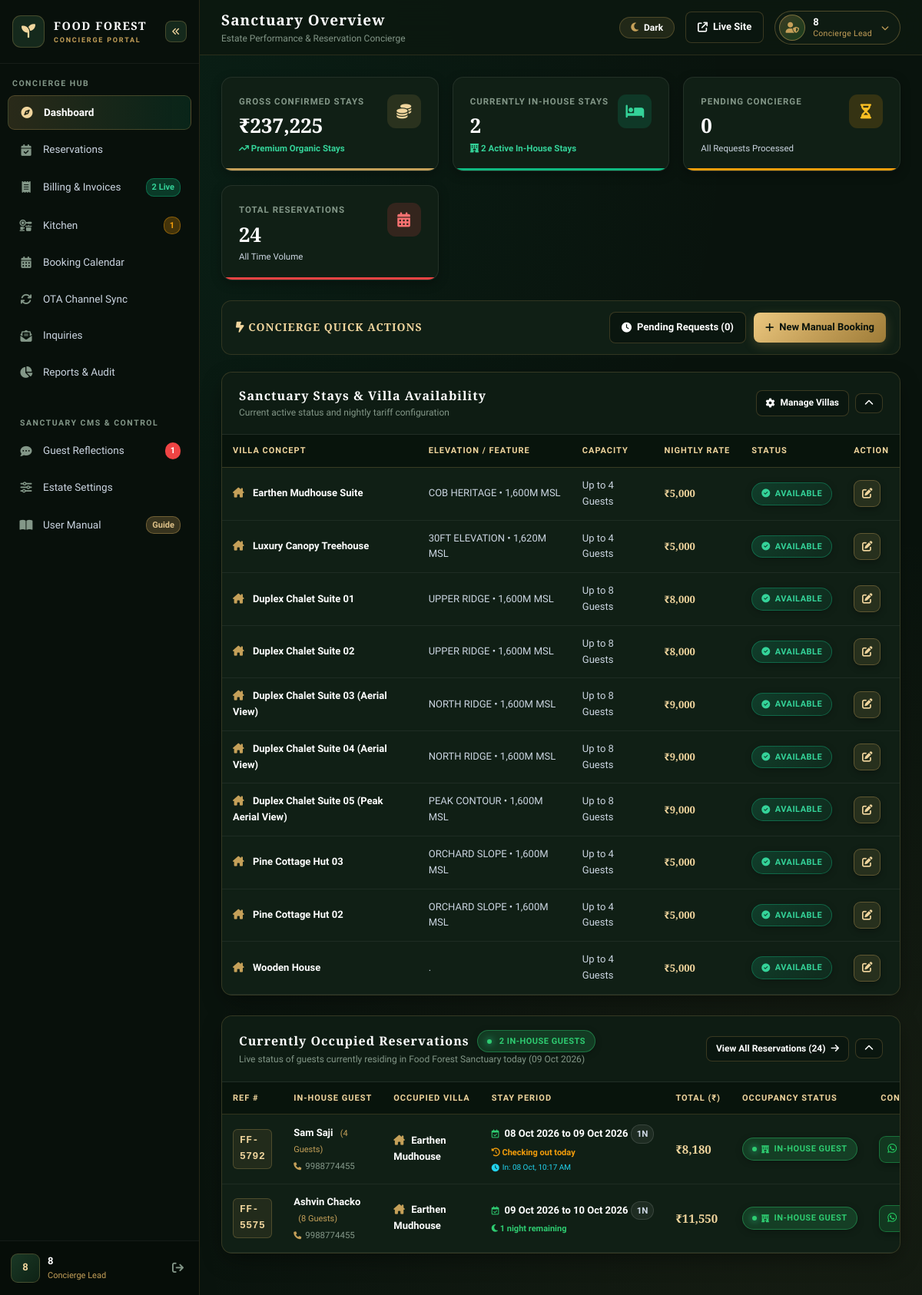
Page /admin/index.php (signed in) on the committed database.
### tables this page shows
CREATE TABLE `rooms` (
  `id` int(11) NOT NULL AUTO_INCREMENT,
  `slug` varchar(100) NOT NULL,
  `stay_type` varchar(50) DEFAULT 'treehouse',
  `structure_type` varchar(50) DEFAULT 'single_hut',
  `title` varchar(150) NOT NULL,
  `rate_per_night` decimal(10,2) NOT NULL,
  `single_room_rate` decimal(10,2) DEFAULT NULL,
  `extra_guest_rate` decimal(10,2) DEFAULT 1500.00,
  `extra_child_rate` decimal(10,2) DEFAULT 800.00,
  `elevation` varchar(100) DEFAULT NULL,
  `min_guests` int(11) DEFAULT 2,
  `base_guests` int(11) DEFAULT 2,
  `max_guests` int(11) DEFAULT 2,
  `description` text DEFAULT NULL,
  `amenities` text DEFAULT NULL,
  `inventory_checklist` text DEFAULT NULL,
  `image_url` varchar(255) DEFAULT NULL,
  `photos` longtext DEFAULT NULL,
  `photos_left` text DEFAULT NULL,
  `photos_right` text DEFAULT NULL,
  `interior_360_url` varchar(255) DEFAULT NULL,
  `tour_stages_json` longtext DEFAULT NULL,
  `is_available` tinyint(1) DEFAULT 1,
  `availability_status` varchar(50) DEFAULT 'available',
  `created_at` timestamp NOT NULL DEFAULT current_timestamp(),
  PRIMARY KEY (`id`),
  UNIQUE KEY `slug` (`slug`)
);

CREATE TABLE `bookings` (
  `id` int(11) NOT NULL AUTO_INCREMENT,
  `user_id` int(11) DEFAULT NULL,
  `is_guest` tinyint(1) DEFAULT 1,
  `guest_access_token` varchar(100) DEFAULT NULL,
  `expires_at` datetime DEFAULT NULL,
  `reference_code` varchar(100) NOT NULL,
  `villa_type` varchar(255) NOT NULL,
  `duplex_unit` varchar(20) DEFAULT 'full',
  `booking_source` varchar(50) DEFAULT 'direct_website',
  `billing_type` varchar(20) DEFAULT 'estimate',
  `gst_number` varchar(50) DEFAULT NULL,
  `billing_name` varchar(150) DEFAULT NULL,
  `billing_address` text DEFAULT NULL,
  `gst_percentage` decimal(5,2) DEFAULT 0.00,
  `gst_amount` decimal(10,2) DEFAULT 0.00,
  `external_uid` varchar(255) DEFAULT NULL,
  `sync_hash` varchar(64) DEFAULT NULL,
  `guest_name` varchar(150) NOT NULL,
  `guest_phone` varchar(50) NOT NULL,
  `guest_email` varchar(150) DEFAULT NULL,
  `id_proof_type` varchar(100) DEFAULT NULL,
  `id_proof_number` varchar(100) DEFAULT NULL,
  `id_proof_file` varchar(255) DEFAULT NULL,
  `city_state` varchar(255) DEFAULT NULL,
  `country` varchar(100) DEFAULT 'India',
  `adults_count` int(11) DEFAULT 2,
  `kids_count` int(11) DEFAULT 0,
  `extra_adults` int(11) DEFAULT 0,
  `extra_kids` int(11) DEFAULT 0,
  `guests_count` int(11) DEFAULT 2,
  `checkin_date` date NOT NULL,
  `checkout_date` date NOT NULL,
  `checked_in_at` datetime DEFAULT NULL,
  `checked_out_at` datetime DEFAULT NULL,
  `nights` int(11) DEFAULT 1,
  `addons` text DEFAULT NULL,
  `activities_json` longtext DEFAULT NULL,
  `billing_items_json` longtext DEFAULT NULL,
  `food_items` longtext DEFAULT NULL,
  `food_amount` decimal(10,2) DEFAULT 0.00,
  `food_status` varchar(50) DEFAULT 'none',
  `room_amount` decimal(10,2) DEFAULT 0.00,
  `special_notes` text DEFAULT NULL,
  `billing_notes` text DEFAULT NULL,
  `total_amount` decimal(10,2) NOT NULL,
  `advance_paid` decimal(10,2) DEFAULT 0.00,
  `discount_amount` decimal(10,2) DEFAULT 0.00,
  `tax_amount` decimal(10,2) DEFAULT 0.00,
  `extra_charges` decimal(10,2) DEFAULT 0.00,
  `payment_method` varchar(50) DEFAULT 'unspecified',
  `payment_status` varchar(50) DEFAULT 'unpaid',
  `status` varchar(50) DEFAULT 'pending',
  `created_at` timestamp NOT NULL DEFAULT current_timestamp(),
  PRIMARY KEY (`id`),
  UNIQUE KEY `reference_code` (`reference_code`)
);

### admin/index.php (the view, shortened to what the rows shown need)
<?php
require_once __DIR__ . '/includes/header.php';
$pdo = get_db();
$today = date('Y-m-d');
$occupied_stmt = $pdo->query("
    SELECT * FROM bookings
    WHERE checkin_date <= CURDATE()
      AND checkout_date >= CURDATE()
      AND status NOT IN ('cancelled', 'rejected')
    ORDER BY checkin_date ASC, id ASC
");
$occupied_bookings = $occupied_stmt->fetchAll();
$villas = $pdo->query("SELECT * FROM rooms ORDER BY id ASC")->fetchAll();
?>
<div class="adm-table-card">
    <div class="adm-table-header">
        <div>
            <h2 class="adm-table-title">Sanctuary Stays & Villa Availability</h2>
        </div>
    </div>
    <div id="villas-table-wrap" class="adm-table-responsive">
        <table class="adm-data-table">
            <thead>
                <tr>
                    <th>Villa Concept</th>
                    <th>Elevation / Feature</th>
                    <th>Capacity</th>
                    <th>Nightly Rate</th>
                    <th>Status</th>
                    <th>Action</th>
                </tr>
            </thead>
            <tbody>
                <?php foreach ($villas as $villa): ?>
                    <tr>
                        <td style="font-weight: 600; color: var(--adm-text-primary);">
                            <i class="fa-solid <?php echo $villa['slug'] === 'treehouse' ? 'fa-tree' : 'fa-house-chimney'; ?>" style="color: var(--adm-gold); margin-right: 8px;"></i>
                            <?php echo e($villa['title']); ?>
                        </td>
                        <td><?php echo e($villa['elevation']); ?></td>
                        <td>Up to <?php echo e($villa['max_guests']); ?> Guests</td>
                        <td style="font-family: var(--adm-font-title); font-weight: 700; color: var(--adm-gold-light);">
                            ₹<?php echo number_format($villa['rate_per_night'], 0, '.', ','); ?>
                        </td>
                        <td>
                            <?php
                            $v_st = $villa['availability_status'] ?? (!empty($villa['is_available']) ? 'available' : 'maintenance');
                            if ($v_st === 'closed_renovation'): ?>
                                <span class="adm-badge" style="background: rgba(245, 158, 11, 0.2); color: #FBBF24; border: 1px solid rgba(245, 158, 11, 0.45);"><i class="fa-solid fa-person-digging"></i> Renovation</span>
                            <?php elseif ($v_st === 'opening_soon'): ?>
                                <span class="adm-badge" style="background: rgba(56, 189, 248, 0.2); color: #38BDF8; border: 1px solid rgba(56, 189, 248, 0.45);"><i class="fa-solid fa-sparkles"></i> Opening Soon</span>
                            <?php elseif ($v_st === 'available'): ?>
                                <span class="adm-badge confirmed"><i class="fa-solid fa-circle-check"></i> Available</span>
                            <?php else: ?>
                                <span class="adm-badge cancelled"><i class="fa-solid fa-wrench"></i> Offline</span>
                            <?php endif; ?>
                        </td>
                        <td>
                            <a href="rooms.php" class="adm-btn-icon" title="Edit Villa & Availability Status">
                                <i class="fa-solid fa-pen-to-square"></i>
                            </a>
                        </td>
                    </tr>
                <?php endforeach; ?>
            </tbody>
        </table>
    </div>
</div>
<div class="adm-table-card">
    <div class="adm-table-header">
        <div>
            <div style="display: flex; align-items: center; gap: 10px;">
                <h2 class="adm-table-title">Currently Occupied Reservations</h2>
            </div>
        </div>
    </div>
    <div id="occupied-table-wrap" class="adm-table-responsive">
        <table class="adm-data-table">
            <thead>
                <tr>
                    <th style="width: 85px;">Ref #</th>
                    <th>In-House Guest</th>
                    <th>Occupied Villa</th>
                    <th>Stay Period</th>
                    <th style="width: 105px;">Total (₹)</th>
                    <th class="adm-col-status">Occupancy Status</th>
                    <th class="adm-col-actions">Concierge Action</th>
                </tr>
            </thead>
            <tbody>
                <?php if (empty($occupied_bookings)): ?>
                    <tr>
                        <td colspan="7" style="text-align: center; padding: 45px 20px; color: var(--adm-text-muted);">
                            <div style="width: 52px; height: 52px; border-radius: 50%; background: rgba(197, 160, 89, 0.1); border: 1px solid rgba(197, 160, 89, 0.25); display: flex; align-items: center; justify-content: center; margin: 0 auto 12px; font-size: 20px; color: var(--adm-gold);">
                                <i class="fa-solid fa-hotel"></i>
                            </div>
                            <h4 style="font-family: var(--adm-font-title); font-size: 14.5px; color: #FFFFFF; margin: 0 0 4px;">No Guests Currently In-House Today</h4>
                            <p style="font-size: 12px; color: var(--adm-text-secondary); max-width: 440px; margin: 0 auto 14px;">
                                All villas are currently vacant or awaiting upcoming reservation arrivals for today (<?php echo date('d M Y'); ?>).
                            </p>
                            <a href="bookings.php" class="adm-btn-action gold" style="display: inline-flex; align-items: center; gap: 8px; padding: 7px 16px; font-size: 11.5px;">
                                <i class="fa-solid fa-calendar-days"></i>
                                <span>Browse All Upcoming Reservations</span>
                            </a>
                        </td>
                    </tr>
                <?php else: ?>
                    <?php foreach ($occupied_bookings as $b):
                        $villa_title = ($b['villa_type'] === 'treehouse') ? 'Canopy Treehouse' : 'Earthen Mudhouse';
                        $checkout_ts = strtotime($b['checkout_date']);
                        $today_ts = strtotime($today);
                        $days_left = (int) round(($checkout_ts - $today_ts) / 86400);
                        if ($days_left <= 0) {
                            $stay_hint = '<span style="color: #F59E0B; font-weight: 700;"><i class="fa-solid fa-clock-rotate-left"></i> Checking out today</span>';
                        } elseif ($days_left === 1) {
                            $stay_hint = '<span style="color: #2ECC71; font-weight: 600;"><i class="fa-solid fa-moon"></i> 1 night remaining</span>';
                        } else {
                            $stay_hint = '<span style="color: #2ECC71; font-weight: 600;"><i class="fa-solid fa-moon"></i> ' . $days_left . ' nights remaining</span>';
                        }
                    ?>
                        <tr data-status="occupied">
                            <td>
                                <span class="adm-ref-badge" title="Reservation Reference #">
                                    <?php echo e($b['reference_code']); ?>
                                </span>
                            </td>
                            <td>
                                <div style="font-weight: 700; color: var(--adm-text-primary); margin-bottom: 2px;">
                                    <?php echo e($b['guest_name']); ?>
                                    <span style="font-size: 11px; font-weight: 500; color: var(--adm-gold); margin-left: 6px;">(<?php echo (int)($b['guests_count'] ?? 2); ?> Guests)</span>
                                </div>
                                <div style="font-size: 11.5px; color: var(--adm-text-muted); display: flex; align-items: center; gap: 5px;">
                                    <i class="fa-solid fa-phone" style="font-size: 10px; color: var(--adm-gold);"></i>
                                    <a href="tel:<?php echo e($b['guest_phone']); ?>" style="color: inherit;" title="Call In-House Guest"><?php echo e($b['guest_phone']); ?></a>
                                </div>
                            </td>
                            <td>
                                <span style="font-size: 13px; font-weight: 600; color: #FFFFFF;">
                                    <i class="fa-solid <?php echo $b['villa_type'] === 'treehouse' ? 'fa-tree' : 'fa-house-chimney'; ?>" style="color: var(--adm-gold); margin-right: 5px;"></i>
                                    <?php echo e($villa_title); ?>
                                </span>
                            </td>
                            <td style="white-space: nowrap;">
                                <div style="font-size: 13px; font-weight: 600; color: var(--adm-text-primary);">
                                    <i class="fa-regular fa-calendar-check" style="font-size: 11px; color: #2ecc71; margin-right: 4px;"></i>
                                    <?php echo date('d M Y', strtotime($b['checkin_date'])); ?> to <?php echo date('d M Y', strtotime($b['checkout_date'])); ?>
                                    <span class="adm-night-pill"><?php echo e($b['nights']); ?>N</span>
                                </div>
                                <div style="font-size: 11px; margin-top: 3px;">
                                    <?php echo $stay_hint; ?>
                                </div>
                                <?php if (!empty($b['checked_in_at'])): ?>
                                    <div style="font-size: 10px; color: #22d3ee; margin-top: 3px; display: flex; align-items: center; gap: 4px;" title="Actual Check-In Time">
                                        <i class="fa-solid fa-clock"></i> In: <?php echo date('d M, h:i A', strtotime($b['checked_in_at'])); ?>
                                    </div>
                                <?php endif; ?>
                            </td>
                            <td style="font-family: var(--adm-font-title); font-weight: 700; color: var(--adm-gold-light); font-size: 15px; white-space: nowrap;">
                                ₹<?php echo number_format($b['total_amount'], 0, '.', ','); ?>
                            </td>
                            <td class="adm-col-status">
                                <span class="adm-badge confirmed" style="background: rgba(46, 204, 113, 0.18); border-color: rgba(46, 204, 113, 0.4); color: #2ecc71;">
                                    <span class="adm-pulse-dot" style="background: #2ecc71; width: 6px; height: 6px;"></span>
                                    <i class="fa-solid fa-hotel" style="font-size: 10px;"></i>
                                    <span>IN-HOUSE GUEST</span>
                                </span>
                            </td>
                            <td class="adm-col-actions">
                                <div class="adm-actions-cell">
                                    <button type="button" class="adm-btn-icon whatsapp" title="Send WhatsApp Message to In-House Guest"
                                        onclick='openWhatsAppConcierge({
                                            guest_name: <?php echo json_encode($b['guest_name']); ?>,
                                            phone: <?php echo json_encode($b['guest_phone']); ?>,
                                            reference_code: <?php echo json_encode($b['reference_code']); ?>,
                                            villa_title: <?php echo json_encode($villa_title); ?>,
                                            checkin_date: <?php echo json_encode($b['checkin_date']); ?>,
                                            checkout_date: <?php echo json_encode($b['checkout_date']); ?>,
                                            guests_count: <?php echo json_encode($b['guests_count']); ?>,
                                            total_amount: <?php echo json_encode($b['total_amount']); ?>
                                        })'>
                                        <i class="fa-brands fa-whatsapp"></i>
                                    </button>
                                </div>
                            </td>
                        </tr>
                    <?php endforeach; ?>
                <?php endif; ?>
            </tbody>
        </table>
    </div>
</div>
<?php require_once __DIR__ . '/includes/footer.php'; ?>

### rows in the picture
rooms: title "Earthen Mudhouse Suite", elevation "COB HERITAGE • 1,600M MSL", max_guests "4", rate_per_night "5,000", availability_status "available" (drawn)
rooms: title "Luxury Canopy Treehouse", elevation "30FT ELEVATION • 1,620M MSL", max_guests "4", rate_per_night "5,000", availability_status "available" (drawn)
rooms: title "Duplex Chalet Suite 01", elevation "UPPER RIDGE • 1,600M MSL", max_guests "8", rate_per_night "8,000", availability_status "available" (drawn)
rooms: title "Duplex Chalet Suite 02", elevation "UPPER RIDGE • 1,600M MSL", max_guests "8", rate_per_night "8,000", availability_status "available" (drawn)
rooms: title "Duplex Chalet Suite 03 (Aerial View)", elevation "NORTH RIDGE • 1,600M MSL", max_guests "8", rate_per_night "9,000", availability_status "available" (drawn)
rooms: title "Duplex Chalet Suite 04 (Aerial View)", elevation "NORTH RIDGE • 1,600M MSL", max_guests "8", rate_per_night "9,000", availability_status "available" (drawn)
rooms: title "Duplex Chalet Suite 05 (Peak Aerial View)", elevation "PEAK CONTOUR • 1,600M MSL", max_guests "8", rate_per_night "9,000", availability_status "available" (drawn)
rooms: title "Pine Cottage Hut 03", elevation "ORCHARD SLOPE • 1,600M MSL", max_guests "4", rate_per_night "5,000", availability_status "available" (drawn)
rooms: title "Pine Cottage Hut 02", elevation "ORCHARD SLOPE • 1,600M MSL", max_guests "4", rate_per_night "5,000", availability_status "available" (drawn)
rooms: title "Wooden House", elevation ".", max_guests "4", rate_per_night "5,000", availability_status "available" (drawn)
bookings: reference_code "FF-5792", guest_name "Sam Saji", guests_count "4", guest_phone "9988774455", villa_type "Earthen Mudhouse", checkin_date "08 Oct 2026", checkout_date "09 Oct 2026", nights "1", shows "Checking out today", checked_in_at "08 Oct, 10:17 AM", total_amount "8,180"
bookings: reference_code "FF-5575", guest_name "Ashvin Chacko", guests_count "8", guest_phone "9988774455", villa_type "Earthen Mudhouse", checkin_date "09 Oct 2026", checkout_date "10 Oct 2026", nights "1", shows "1 night remaining", total_amount "11,550"

### other values in the picture
$site_name "FOOD FOREST"
$inhouse_count "2"
$today_kitchen_orders_count "1"
$pending_reviews_count "1"
$initials "8"
$admin['full_name'] "8"
$admin['role'] "Concierge Lead"
$page_title "Sanctuary Overview"
$page_subtitle "Estate Performance & Reservation Concierge"
$total_revenue "237,225"
$occupied_count "2"
$pending_bookings "0"
$total_bookings "24"
